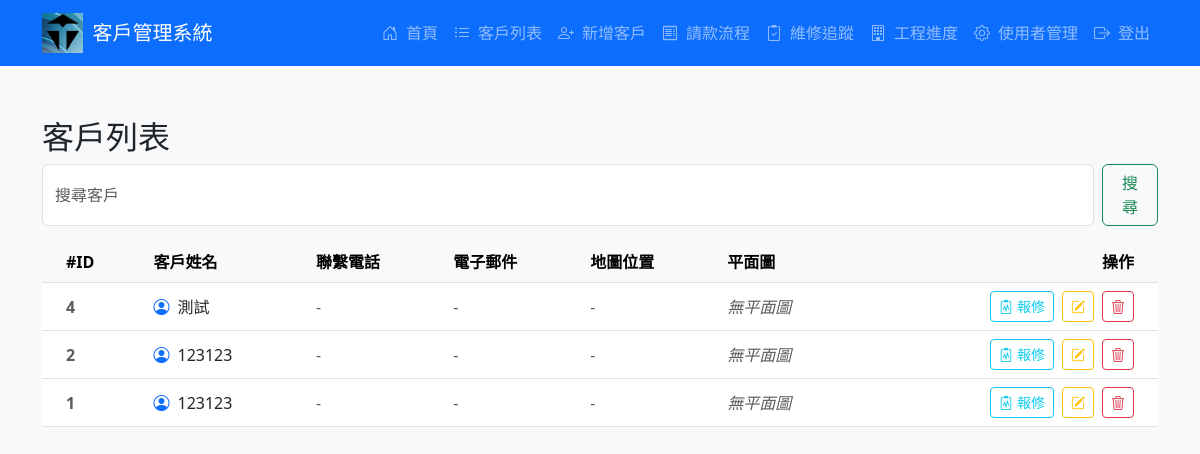
The page /customers (signed in) on the database its author committed.
### tables this page shows
CREATE TABLE customers (
                id INTEGER PRIMARY KEY AUTOINCREMENT,
                name TEXT NOT NULL,
                address TEXT,
                phone TEXT,
                email TEXT,
                google_map_url TEXT,
                floor_plan TEXT,
                created_at DATETIME DEFAULT (datetime('now', 'localtime'))
            );

### app.py (the view)
@app.route('/customers')
@login_required
def customers():
    query = request.args.get('q', '').strip()
    conn = get_db()
    try:
        if query:
            customers_data = conn.execute('''
                SELECT *,
                (SELECT COUNT(*) FROM repairs WHERE customer_id = customers.id) AS repair_count
                FROM customers
                WHERE name LIKE ?
                ORDER BY created_at DESC
            ''', ('%' + query + '%',)).fetchall()
        else:
            customers_data = conn.execute('''
                SELECT *,
                (SELECT COUNT(*) FROM repairs WHERE customer_id = customers.id) AS repair_count
                FROM customers
                ORDER BY created_at DESC
            ''').fetchall()
        return render_template("customers.html", customers=customers_data, query=query)
    except Exception as e:
        flash("读取数据失败: " + str(e), "danger")
        return redirect(url_for('home'))
    finally:
        conn.close()

### app.py (called while the page is built)
def get_db():
    conn = sqlite3.connect('customer.db')
    conn.row_factory = sqlite3.Row
    conn.execute('PRAGMA foreign_keys = ON')
    return conn

def login_required(f):
    @wraps(f)
    def decorated_function(*args, **kwargs):
        if not session.get('user'):
            flash("請先登入", "warning")
            return redirect(url_for('login'))
        return f(*args, **kwargs)
    return decorated_function

### templates/customers.html (shortened to what this page needs)
{% extends "base.html" %}
{% block content %}
<h2>客戶列表</h2>
<form class="d-flex mb-3" method="get" action="{{ url_for('customers') }}">
  <input class="form-control me-2" type="search" placeholder="搜尋客戶" name="q" value="{{ query }}" aria-label="搜尋">
  <button class="btn btn-outline-success" type="submit">搜尋</button>
</form>
<table class="table table-hover align-middle">
  <thead class="table-light">
    <tr>
      <th scope="col" class="ps-4">#ID</th>
      <th scope="col">客戶姓名</th>
      <th scope="col">聯繫電話</th>
      <th scope="col">電子郵件</th>
      <th scope="col">地圖位置</th>
      <th scope="col">平面圖</th>
      <th scope="col" class="text-end pe-4">操作</th>
    </tr>
  </thead>
  <tbody>
    {% for customer in customers %}
    <tr>
      <td class="ps-4 fw-semibold text-muted">{{ customer.id }}</td>
      <td>
        <div class="d-flex align-items-center">
          <i class="bi bi-person-circle me-2 text-primary"></i>
          <span>{{ customer.name }}</span>
        </div>
      </td>
      <td>
        {% if customer.phone %}
          <a href="tel:{{ customer.phone }}" class="text-decoration-none text-dark" data-bs-toggle="tooltip" title="點擊撥打電話">
            <i class="bi bi-telephone-outbound me-2"></i>{{ customer.phone }}
          </a>
        {% else %}
          <span class="text-muted">-</span>
        {% endif %}
      </td>
      <td>
        {% if customer.email %}
          <a href="mailto:{{ customer.email }}" class="text-decoration-none text-dark" data-bs-toggle="tooltip" title="發送電子郵件">
            <i class="bi bi-envelope me-2"></i>{{ customer.email }}
          </a>
        {% else %}
          <span class="text-muted">-</span>
        {% endif %}
      </td>
      <td>
        {% if customer.google_map_url %}
          <a href="{{ customer.google_map_url }}" target="_blank" rel="noopener noreferrer" class="map-link text-decoration-none" data-bs-toggle="tooltip" title="{{ customer.google_map_url }}">
            <i class="bi bi-geo-alt-fill me-2 text-danger"></i>查看位置
          </a>
        {% else %}
          <span class="text-muted">-</span>
        {% endif %}
      </td>
      <td>
        {% if customer.floor_plan %}
          <a href="{{ url_for('uploaded_file', filename=customer.floor_plan) }}" target="_blank" data-bs-toggle="tooltip" title="點擊查看平面圖">
            <img src="{{ url_for('uploaded_file', filename=customer.floor_plan) }}" alt="平面圖" class="floor-thumbnail">
          </a>
        {% else %}
          <span class="text-muted fst-italic">無平面圖</span>
        {% endif %}
      </td>
      <td class="text-end pe-4">
        <div class="d-flex gap-2 justify-content-end">
          <a href="{{ url_for('view_repairs', customer_id=customer.id) }}" class="btn btn-sm btn-outline-info" data-bs-toggle="tooltip" title="報修紀錄 ({{ customer.repair_count }})">
            <i class="bi bi-clipboard2-pulse me-1"></i>報修
          </a>
          <a href="{{ url_for('edit_customer', id=customer.id) }}" class="btn btn-sm btn-outline-warning" data-bs-toggle="tooltip" title="編輯資料">
            <i class="bi bi-pencil-square"></i>
          </a>
          <form action="{{ url_for('delete_customer', id=customer.id) }}" method="POST" class="d-inline">
            <button type="submit" class="btn btn-sm btn-outline-danger" data-bs-toggle="tooltip" title="刪除客戶" onclick="return confirm('確定要刪除此客戶資料嗎？此操作無法復原！')">
              <i class="bi bi-trash3"></i>
            </button>
          </form>
        </div>
      </td>
    </tr>
    {% endfor %}
  </tbody>
</table>
{% endblock %}

### templates/base.html (style rules this page uses)
body { padding-top: 70px; }

### rows shown on the page
customers: id "4", name "測試"
customers: id "2", name "123123"
customers: id "1", name "123123"
